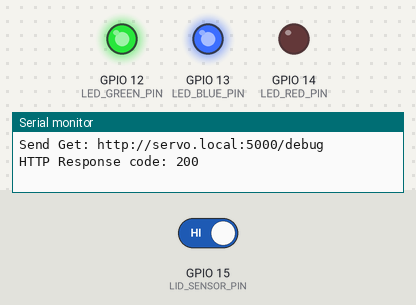
Recording of a sketch running on a simulated ESP32. Parts: output pins drawn as LEDs (lit = HIGH), the last lines printed to the serial monitor. The test bench sets the inputs (shaded band); at power-on: GPIO 15 (LID_SENSOR_PIN) HIGH. WiFi joins after 1.5 s; servers stay silent unless stated; uploads are accepted with an empty reply; the local clock reads 2024-03-15 10:24:30 at power-on unless the sketch sets it.

Above: at 4.3 s.
4.4 s: GPIO 15 (LID_SENSOR_PIN) driven LOW
At 5.9 s:
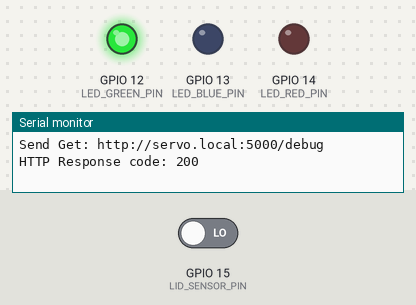
6.8 s: GPIO 15 (LID_SENSOR_PIN) driven HIGH
At 8.6 s:
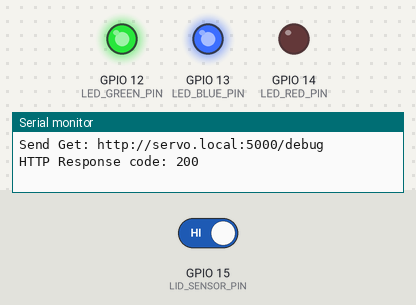
Timing chart, 0 to 10.1 s (numbered marks = the images above; inputs shaded):
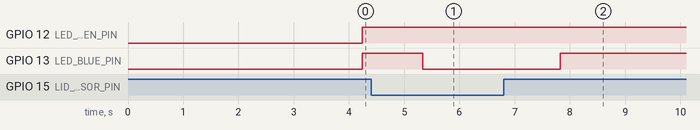

The sketch:

pillbox-sketch.ino
```cpp
// (licence header left out)
#include <Arduino.h>
#if defined(ESP32)
  #include <WiFi.h>
#elif defined(ESP8266)
  #include <ESP8266WiFi.h>
#endif
#include <ESP_Mail_Client.h>
#include <HTTPClient.h>
#include <time.h>

#include "secrets.h" //

/* time management */
time_t now;
char strftime_buf[64];
struct tm timeinfo;
struct tm lasttimeinfo;
struct tm lastEmailTimeInfo;
struct tm lastKeepAliveTime;

/* Pillbox sensor and leds */
#define LID_OPEN HIGH
#define LID_CLOSED LOW
#define LID_SENSOR_PIN 15
#define LED_GREEN_PIN 12
#define LED_RED_PIN 14
#define LED_BLUE_PIN 13

int ledState=0;
int oldLidState = LID_CLOSED;

int lidOpenedToday = false;

// Timezone and NTP server
const char* ntpServer = "pool.ntp.org";
const long  gmtOffset_sec = 3600 * 2; // UTC+2 (Israel Standard Time, for example)
const int   daylightOffset_sec = 3600; // add 1 hour if daylight saving time applies

/* Declare the global used SMTPSession object for SMTP transport */
SMTPSession smtp;

/* Callback function to get the Email sending status */
void smtpCallback(SMTP_Status status);

void setup(){
  /* setup the serial */
  Serial.begin(115200);
  Serial.println();

  /* initialize the pillbox input/output pins*/
  pinMode(LED_GREEN_PIN, OUTPUT);
  pinMode(LED_RED_PIN, OUTPUT);
  pinMode(LED_BLUE_PIN, OUTPUT);
  pinMode(LID_SENSOR_PIN, INPUT_PULLUP);

  /* connect to wifi */
  WiFi.begin(WIFI_SSID, WIFI_PASSWORD);
  Serial.print("Connecting to Wi-Fi");
  while (WiFi.status() != WL_CONNECTED){
    Serial.print(".");
    delay(300);
  }
  Serial.println();
  Serial.print("Connected with IP: ");
  Serial.println(WiFi.localIP());
  Serial.println();

  /*  Set the network reconnection option */
  MailClient.networkReconnect(true);

  /** Enable the debug via Serial port
   * 0 for no debugging
   * 1 for basic level debugging
   *
   * Debug port can be changed via ESP_MAIL_DEFAULT_DEBUG_PORT in ESP_Mail_FS.h
   */
  smtp.debug(1);

  /* Set the callback function to get the sending results */
  smtp.callback(smtpCallback);

  // /* Declare the Session_Config for user defined session credentials */
  // Session_Config config;

  // /* Set the session config */
  // config.server.host_name = SMTP_HOST;
  // config.server.port = SMTP_PORT;
  // config.login.email = AUTHOR_EMAIL;
  // config.login.password = AUTHOR_PASSWORD;
  // config.login.user_domain = "";

  // /*
  // Set the NTP config time
  // For times east of the Prime Meridian use 0-12
  // For times west of the Prime Meridian add 12 to the offset.
  // Ex. American/Denver GMT would be -6. 6 + 12 = 18
  // See https://en.wikipedia.org/wiki/Time_zone for a list of the GMT/UTC timezone offsets
  // */
  // config.time.ntp_server = F("pool.ntp.org,time.nist.gov");
  // config.time.gmt_offset = 2;
  // config.time.day_light_offset = 60;

  // /* Declare the message class */
  // SMTP_Message message;

  // /* Set the message headers */
  // message.sender.name = F("PillBox");
  // message.sender.email = AUTHOR_EMAIL;
  // message.subject = F("PillBox started");
  // message.addRecipient(F("Amnon"), RECIPIENT_EMAIL);

  // /*Send HTML message*/
  // /*String htmlMsg = "<div style=\"color:#2f4468;\"><h1>Hello World!</h1><p>- Sent from ESP board</p></div>";
  // message.html.content = htmlMsg.c_str();
  // message.html.content = htmlMsg.c_str();
  // message.text.charSet = "us-ascii";
  // message.html.transfer_encoding = Content_Transfer_Encoding::enc_7bit;*/


  // //Send raw text message
  // String textMsg = "Pillbox started";
  // message.text.content = textMsg.c_str();
  // message.text.charSet = "us-ascii";
  // message.text.transfer_encoding = Content_Transfer_Encoding::enc_7bit;

  // message.priority = esp_mail_smtp_priority::esp_mail_smtp_priority_low;
  // message.response.notify = esp_mail_smtp_notify_success | esp_mail_smtp_notify_failure | esp_mail_smtp_notify_delay;

  // // Configure time via NTP
  // configTime(gmtOffset_sec, daylightOffset_sec, ntpServer);

  // /* Connect to the server */
  // if (!smtp.connect(&config)){
  //   ESP_MAIL_PRINTF("Connection error, Status Code: %d, Error Code: %d, Reason: %s", smtp.statusCode(), smtp.errorCode(), smtp.errorReason().c_str());
  //   SendGet("debug","Error connecting to smtp for pillbox started mail");
  //   return;
  // }

  // if (!smtp.isLoggedIn()){
  //   Serial.println("\nNot yet logged in.");
  // }
  // else{
  //   if (smtp.isAuthenticated())
  //     Serial.println("\nSuccessfully logged in.");
  //   else
  //     Serial.println("\nConnected with no Auth.");
  // }

  // // SendGet("debug/sent_start_email");
  // SendGet("debug","sent_start_email");

  // /* Start sending Email and close the session */
  // if (!MailClient.sendMail(&smtp, &message)) {
  //   ESP_MAIL_PRINTF("Error, Status Code: %d, Error Code: %d, Reason: %s", smtp.statusCode(), smtp.errorCode(), smtp.errorReason().c_str());
  //   SendGet("debug","Error sending for pillbox started mail");
  // }

  SendPillMail("Pillbox started","I am ready now");

  // // Configure time via NTP
  // configTime(gmtOffset_sec, daylightOffset_sec, ntpServer);

  // time(&now);
  // localtime_r(&now, &timeinfo);
  // localtime_r(&now, &lasttimeinfo);
  // localtime_r(&now, &lastEmailTimeInfo);
  // localtime_r(&now, &lastKeepAliveTime);
  getLocalTime(&timeinfo);
  getLocalTime(&lasttimeinfo);
  getLocalTime(&lastEmailTimeInfo);
  getLocalTime(&lastKeepAliveTime);

  SendGet("debug","started_pillbox");
}

/* Callback function to get the Email sending status */
void smtpCallback(SMTP_Status status){
  /* Print the current status */
  Serial.println(status.info());

  /* Print the sending result */
  if (status.success()){
    // ESP_MAIL_PRINTF used in the examples is for format printing via debug Serial port
    // that works for all supported Arduino platform SDKs e.g. AVR, SAMD, ESP32 and ESP8266.
    // In ESP8266 and ESP32, you can use Serial.printf directly.

    Serial.println("----------------");
    ESP_MAIL_PRINTF("Message sent success: %d\n", status.completedCount());
    ESP_MAIL_PRINTF("Message sent failed: %d\n", status.failedCount());
    Serial.println("----------------\n");

    for (size_t i = 0; i < smtp.sendingResult.size(); i++)
    {
      /* Get the result item */
      SMTP_Result result = smtp.sendingResult.getItem(i);

      // In case, ESP32, ESP8266 and SAMD device, the timestamp get from result.timestamp should be valid if
      // your device time was synched with NTP server.
      // Other devices may show invalid timestamp as the device time was not set i.e. it will show Jan 1, 1970.
      // You can call smtp.setSystemTime(xxx) to set device time manually. Where xxx is timestamp (seconds since Jan 1, 1970)

      ESP_MAIL_PRINTF("Message No: %d\n", i + 1);
      ESP_MAIL_PRINTF("Status: %s\n", result.completed ? "success" : "failed");
      ESP_MAIL_PRINTF("Date/Time: %s\n", MailClient.Time.getDateTimeString(result.timestamp, "%B %d, %Y %H:%M:%S").c_str());
      ESP_MAIL_PRINTF("Recipient: %s\n", result.recipients.c_str());
      ESP_MAIL_PRINTF("Subject: %s\n", result.subject.c_str());
    }
    Serial.println("----------------\n");

    // You need to clear sending result as the memory usage will grow up.
    smtp.sendingResult.clear();
  }
}


void SendPillMail(String subject, String content) {
  /* Declare the Session_Config for user defined session credentials */
  Session_Config config;

  /* Set the session config */
  config.server.host_name = SMTP_HOST;
  config.server.port = SMTP_PORT;
  config.login.email = AUTHOR_EMAIL;
  config.login.password = AUTHOR_PASSWORD;
  config.login.user_domain = "";

  /*
  Set the NTP config time
  For times east of the Prime Meridian use 0-12
  For times west of the Prime Meridian add 12 to the offset.
  Ex. American/Denver GMT would be -6. 6 + 12 = 18
  See https://en.wikipedia.org/wiki/Time_zone for a list of the GMT/UTC timezone offsets
  */
  config.time.ntp_server = F("pool.ntp.org,time.nist.gov");
  config.time.gmt_offset = 2;
  config.time.day_light_offset = 60;

  /* Declare the message class */
  SMTP_Message message;

  /* Set the message headers */
  message.sender.name = F("PillBox");
  message.sender.email = AUTHOR_EMAIL;
  // message.subject = F("PillBox started");
  message.subject = subject.c_str();
  message.addRecipient(F("Amnon"), RECIPIENT_EMAIL);

  /*Send HTML message*/
  /*String htmlMsg = "<div style=\"color:#2f4468;\"><h1>Hello World!</h1><p>- Sent from ESP board</p></div>";
  message.html.content = htmlMsg.c_str();
  message.html.content = htmlMsg.c_str();
  message.text.charSet = "us-ascii";
  message.html.transfer_encoding = Content_Transfer_Encoding::enc_7bit;*/


  //Send raw text message
  // String textMsg = "Pillbox started";
  // message.text.content = textMsg.c_str();
  message.text.content = content.c_str();
  message.text.charSet = "us-ascii";
  message.text.transfer_encoding = Content_Transfer_Encoding::enc_7bit;

  message.priority = esp_mail_smtp_priority::esp_mail_smtp_priority_low;
  message.response.notify = esp_mail_smtp_notify_success | esp_mail_smtp_notify_failure | esp_mail_smtp_notify_delay;

  // Configure time via NTP
  configTime(gmtOffset_sec, daylightOffset_sec, ntpServer);

  /* Connect to the server */
  if (!smtp.connect(&config)){
    ESP_MAIL_PRINTF("Connection error, Status Code: %d, Error Code: %d, Reason: %s", smtp.statusCode(), smtp.errorCode(), smtp.errorReason().c_str());
    SendGet("debug","Error connecting to smtp for pillbox started mail");
    return;
  }

  if (!smtp.isLoggedIn()){
    Serial.println("\nNot yet logged in.");
  }
  else{
    if (smtp.isAuthenticated())
      Serial.println("\nSuccessfully logged in.");
    else
      Serial.println("\nConnected with no Auth.");
  }

  // SendGet("debug/sent_start_email");
  SendGet("debug","sent_email");

  /* Start sending Email and close the session */
  if (!MailClient.sendMail(&smtp, &message)) {
    ESP_MAIL_PRINTF("Error, Status Code: %d, Error Code: %d, Reason: %s", smtp.statusCode(), smtp.errorCode(), smtp.errorReason().c_str());
    SendGet("debug","Error sending for pillbox started mail");
  }


  // Session_Config config;

  //   SendGet("debug","preparing to send reminder email");
  // /* Set the session config */
  // config.server.host_name = SMTP_HOST;
  // config.server.port = SMTP_PORT;
  // config.login.email = AUTHOR_EMAIL;
  // config.login.password = AUTHOR_PASSWORD;
  // config.login.user_domain = "";

  // // /*
  // // Set the NTP config time
  // // For times east of the Prime Meridian use 0-12
  // // For times west of the Prime Meridian add 12 to the offset.
  // // Ex. American/Denver GMT would be -6. 6 + 12 = 18
  // // See https://en.wikipedia.org/wiki/Time_zone for a list of the GMT/UTC timezone offsets
  // // */
  // config.time.ntp_server = F("pool.ntp.org,time.nist.gov");
  // config.time.gmt_offset = 2;
  // config.time.day_light_offset = 60;

  // /* Declare the message class */
  // SMTP_Message message;

  // /* Set the message headers */
  // message.sender.name = F("PillBox");
  // message.sender.email = AUTHOR_EMAIL;
  // message.subject = F("Did you Forget to take your pill");
  // message.addRecipient(F("Amnon"), RECIPIENT_EMAIL);

  // //Send raw text message
  // String textMsg = "Amnon loves you moremoremoremoremoremoremoremoremoremore";
  // message.text.content = textMsg.c_str();
  // message.text.charSet = "us-ascii";
  // message.text.transfer_encoding = Content_Transfer_Encoding::enc_7bit;

  // message.priority = esp_mail_smtp_priority::esp_mail_smtp_priority_low;
  // message.response.notify = esp_mail_smtp_notify_success | esp_mail_smtp_notify_failure | esp_mail_smtp_notify_delay;

  // /* Connect to the server */
  // if (!smtp.connect(&config)){
  //   ESP_MAIL_PRINTF("Connection error, Status Code: %d, Error Code: %d, Reason: %s", smtp.statusCode(), smtp.errorCode(), smtp.errorReason().c_str());
  //   SendGet("debug","failed to connect for reminder email");
  //   return;
  // }

  // if (!smtp.isLoggedIn()){
  //   Serial.println("\nNot yet logged in.");
  // }
  // else{
  //   if (smtp.isAuthenticated())
  //     Serial.println("\nSuccessfully logged in.");
  //   else
  //     Serial.println("\nConnected with no Auth.");
  // }

  // /* Start sending Email and close the session */
  // if (!MailClient.sendMail(&smtp, &message)) {
  //   ESP_MAIL_PRINTF("Error, Status Code: %d, Error Code: %d, Reason: %s", smtp.statusCode(), smtp.errorCode(), smtp.errorReason().c_str());
  //    SendGet("debug","Error sending reminder email");
  //    return;
  // }
  Serial.println("Mail sent");
  SendGet("debug","finised_send_mail");
}


void SendGet(String address, String msg) {
  String serverName = "http://servo.local:5000";

  HTTPClient http;
  String serverPath = serverName + "/" + address;
  String newMsg;
  char timeStringBuff[30];

  getLocalTime(&timeinfo);
  sprintf(timeStringBuff, "%02d-%02d-%02d", timeinfo.tm_hour, timeinfo.tm_min, timeinfo.tm_sec);
  Serial.println(msg);

  newMsg = serverPath+"/" + String(msg)+'_'+String(timeStringBuff) + "__lid_opened_today=" + String(lidOpenedToday);
  for (char& c : newMsg) {
      if (c == ' ') {
          c = '_';
      }
  }
  // http.begin(serverPath.c_str());
  Serial.print("Sending get to: ");
  Serial.println(serverPath);
  http.begin(newMsg.c_str());
  Serial.println(newMsg.c_str());
  int httpResponseCode = http.GET();
  if (httpResponseCode>0) {
    Serial.print("Send Get: ");
    Serial.println(serverPath);
    Serial.print("HTTP Response code: ");
    Serial.println(httpResponseCode);
    String payload = http.getString();
    Serial.println(payload);
  }
  else {
    Serial.print("http get Error code: ");
    Serial.println(httpResponseCode);
  }
  // Free resources
  http.end();
}


void loop() {
  int lidState;
  String lidStateStr;
  int tmpLid1;
  int tmpLid2;
  int tmpLid3;
  int tmpLid4;

  lidState = digitalRead(LID_SENSOR_PIN);
  lidStateStr = String(lidState);
  // SendGet("debug","Current lid state: "+lidStateStr);
  if (lidState != oldLidState) {
    Serial.println("Changed.");
    SendGet("debug","lid_state_changed");

    lidStateStr = String(lidState);
    SendGet("debug","new_state="+lidStateStr);

    // Serial.println("Changed. New state %d", lidState);
    delay(25);
    tmpLid1 = digitalRead(LID_SENSOR_PIN);
    delay(25);
    tmpLid2 = digitalRead(LID_SENSOR_PIN);
    // delay(25);
    // tmpLid3 = digitalRead(LID_SENSOR_PIN);
    // delay(25);
    // tmpLid4 = digitalRead(LID_SENSOR_PIN);

    // if ((lidState == tmpLid1) && (tmpLid1==tmpLid2) && (tmpLid2==tmpLid3) && (tmpLid3==tmpLid4)) {
    if ((lidState == tmpLid1) && (tmpLid1==tmpLid2)) {
      lidStateStr = String(lidState);
      SendGet("debug","new_state_detected="+lidStateStr);
      if (lidState == LID_OPEN) {
        SendGet("debug","lid_open");
      } else {
        SendGet("debug","lid_close");
      }
    } else {
      lidStateStr = String(lidState)+","+String(tmpLid1)+","+String(tmpLid2)+","+String(tmpLid3)+","+String(tmpLid4);
      SendGet("debug","flicker_lid_state="+lidStateStr);
      lidState = oldLidState;
    }
    oldLidState = lidState;
  }

if (lidState == LID_OPEN) {
    if (!lidOpenedToday) {
      SendGet("debug","lid_opened_today");
    }
    lidOpenedToday = true;
  } else {
  }

/*
  oldLidState = lidState;
  ledState = 1 - ledState;
  digitalWrite(LED_RED_PIN, ledState);
*/

  // time(&now);
  // localtime_r(&now, &timeinfo);
  getLocalTime(&timeinfo);
  strftime(strftime_buf, sizeof(strftime_buf), "%c", &timeinfo);
  // Serial.println(strftime_buf);

  /* if a new day - reset the alarm */
  // if (lasttimeinfo.tm_hour > timeinfo.tm_hour) {
  if (lasttimeinfo.tm_mday != timeinfo.tm_mday) {
    Serial.println("New day - resetting lidopen");
    SendGet("debug","new_day_resetting_lidopen");
    lidOpenedToday = false;
  }

  if (!lidOpenedToday) {
    if (timeinfo.tm_hour >= 11) {
      // Serial.println("Need to take your pill");
      if (lastEmailTimeInfo.tm_hour != timeinfo.tm_hour) {
        Serial.println("sending reminder email");
        SendGet("debug","sending_reminder_email");
        SendPillMail("PillBox reminder","Did you forget to take your pill?\nAmnon loves you moremoremoremoremoremoremoremore");
        SendGet("debug","reminder_email_sent");
        lastEmailTimeInfo = timeinfo;
      }
    }
  }

  if (lastKeepAliveTime.tm_min != timeinfo.tm_min) {
    SendGet("debug","keep_alive");
    lastKeepAliveTime = timeinfo;
  }

  digitalWrite(LED_GREEN_PIN, lidOpenedToday);
  digitalWrite(LED_RED_PIN, !lidOpenedToday);
  // digitalWrite(LED_GREEN_PIN, 1);
  // digitalWrite(LED_RED_PIN, 1);
  digitalWrite(LED_BLUE_PIN, lidState);

  lasttimeinfo = timeinfo;

  delay(200);
}
```

secrets-example.h
```cpp
#ifndef SECRETS_H
#define SECRETS_H

/* wifi credentials */
#define WIFI_SSID "wifi_ssid"
#define WIFI_PASSWORD "wifi_password"

/** The smtp host name e.g. smtp.gmail.com for GMail or smtp.office365.com for Outlook or smtp.mail.yahoo.com */
#define SMTP_HOST "smtp_host"
#define SMTP_PORT 587

/* The sign in credentials for the email server */
#define AUTHOR_EMAIL "email_author"
#define AUTHOR_PASSWORD "email_password"

/* Recipient's email (to whom to send the reminder email)*/
#define RECIPIENT_EMAIL "recipent_email"

#endif
```

Measured:
- after the input at 4.4 s, GPIO 13 (LED_BLUE_PIN): HIGH → LOW after 0.93 s
- after the input at 6.8 s, GPIO 13 (LED_BLUE_PIN): LOW → HIGH after 1.0 s
